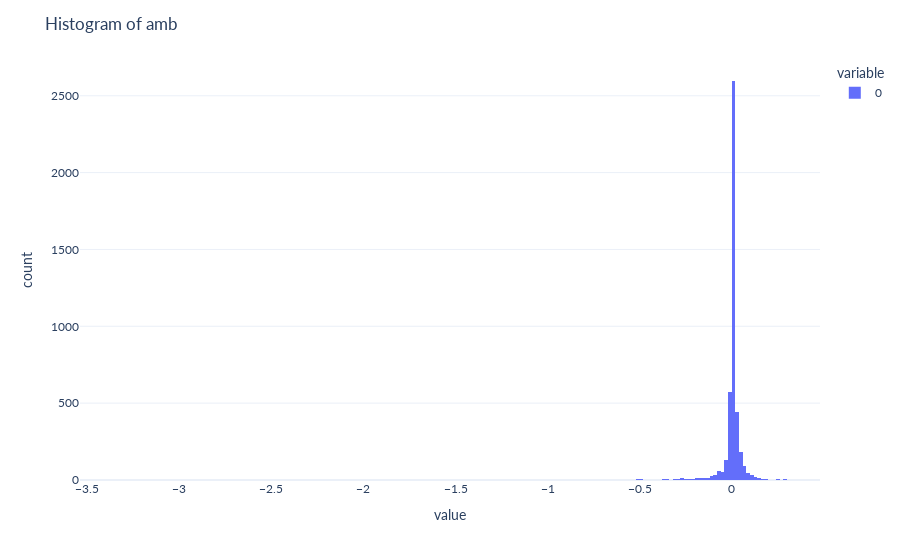

The cell this chart's notebook holds for it:
### Code cell
import plotly.express as px

fig = px.histogram(mb_train_y[:, 0])
fig.update_layout(title_text = 'Histogram of amb')

fig.update_layout(template = "plotly_white")
fig.update_layout(font_family = "Lato")

fig.show()

### Figure 1 — Plotly figure (JSON) as saved in the notebook; plotly's stock layout.template omitted (floating-point values rounded to 4 significant figures; data arrays with more than 128 entries replaced by an {"elided": "..."} marker saying what was removed)
{"data": [{"alignmentgroup": "True", "bingroup": "x", "hovertemplate": "variable=0<br>value=%{x}<br>count=%{y}<extra></extra>", "legendgroup": "0", "marker": {"color": "#636efa", "pattern": {"shape": ""}}, "name": "0", "offsetgroup": "0", "orientation": "v", "showlegend": true, "type": "histogram", "x": {"elided": "4518 float values"}, "xaxis": "x", "yaxis": "y"}], "layout": {"barmode": "relative", "font": {"family": "Lato"}, "legend": {"title": {"text": "variable"}, "tracegroupgap": 0}, "margin": {"t": 60}, "title": {"text": "Histogram of amb"}, "xaxis": {"anchor": "y", "domain": [0, 1], "title": {"text": "value"}}, "yaxis": {"anchor": "x", "domain": [0, 1], "title": {"text": "count"}}}}
